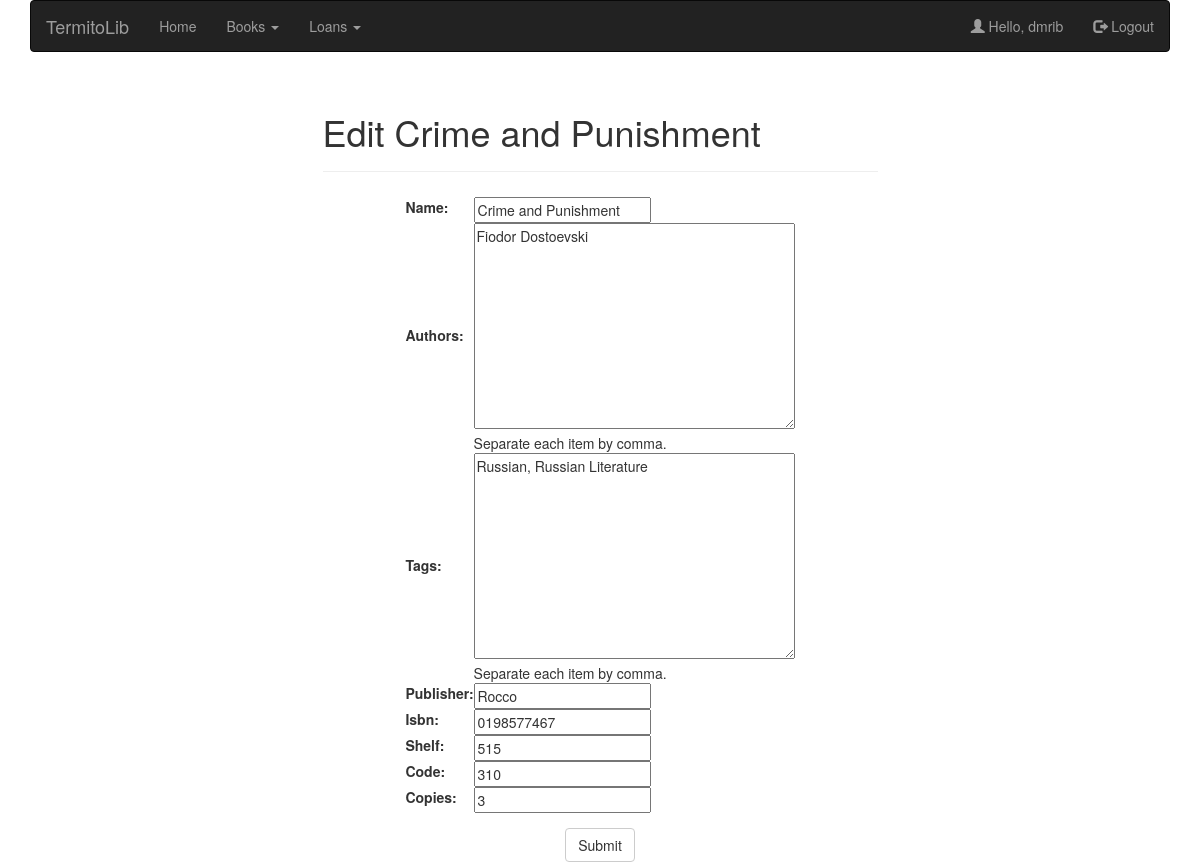
/books/8/update (signed in), run on the app's committed database.
### books/models.py (models this page shows, shortened)
class Book(models.Model):
    registered_by = models.ForeignKey(settings.AUTH_USER_MODEL)
    name = models.CharField(max_length=200, unique=True)
    authors = models.TextField(max_length=500, help_text='Separate each item by comma.')
    tags = models.TextField(help_text='Separate each item by comma.', blank=True, null=True)
    publisher = models.CharField(max_length=200)
    isbn = models.CharField(max_length=200, unique=True)
    shelf = models.CharField(max_length=10)
    code = models.CharField(max_length=10, unique=True)
    copies = models.PositiveIntegerField()
    registered = models.DateTimeField(auto_now_add=True)
    updated = models.DateTimeField(auto_now=True)
    class Meta:
        ordering = ['name', 'code']

### books/views.py (the view, shortened to what this page needs)
# urls.py: url(r'^(?P<pk>[\w-]+)/update$', BookUpdateView.as_view(), name='book-update'),
class BookUpdateView(LoginRequiredMixin, UpdateView):
    model = Book
    context_object_name = 'book'
    template_name = 'books/book_update_form.html'
    fields = ['name', 'authors', 'tags', 'publisher', 'isbn', 'shelf', 'code',
              'copies']

### books/templates/books/book_update_form.html (shortened to what this page needs)
{% extends "layout.html" %}
{% block page_title %}Edit {{ book.name }}{% endblock %}
{% block content %}
{% include 'snippets/form_snippet.html' %}
{% endblock %}

### templates/layout.html (shortened to what this page needs)
<!DOCTYPE html>
<html lang="en">
    <head>
        <link rel="stylesheet" href="https://maxcdn.bootstrapcdn.com/bootstrap/3.3.7/css/bootstrap.min.css">
    </head>
    <body>
        <div class="container">
            <nav class="navbar navbar-inverse">
                <div class="container-fluid">
                    <div class="navbar-header">
                        <a class="navbar-brand" href="{% url 'home' %}">TermitoLib</a>
                    </div>
                    <ul class="nav navbar-nav">
                        <li><a href="{% url 'home' %}">Home</a></li>
                        <li class="dropdown">
                            <a class="dropdown-toggle" data-toggle="dropdown" href="#">Books
                                <span class="caret"></span></a>
                        </li>
                        <li class="dropdown">
                            <a class="dropdown-toggle" data-toggle="dropdown" href="#">Loans
                                <span class="caret"></span></a>
                        </li>
                    </ul>
                    <ul class="nav navbar-nav navbar-right">
                        {% if user.is_authenticated %}
                        <li><a href="{% url 'home' %}"><span class="glyphicon glyphicon-user"></span> Hello, {{ user.username }}</a></li>
                        <li><a href="{% url 'logout' %}"><span class="glyphicon glyphicon-log-out"></span> Logout</a></li>
                        {% else %}
                        <li><a href="{% url 'users:signup' %}"><span class="glyphicon glyphicon-user"></span> Sign Up</a></li>
                        <li><a href="{% url 'login' %}"><span class="glyphicon glyphicon-log-in"></span> Login</a></li>
                        {% endif %}
                    </ul>
                </div>
            </nav>
        </div>
        <div class="container">
            <div class="row">
                <div class="col-sm-3"></div>
                <div class="col-sm-6">
                    <div class="page-header">
                        <h1>{% block page_title %} {% endblock %}</h1>
                    </div>
                    {% block content %}{% endblock %}
                </div>
                <div class="col-sm-3"></div>
            </div>
        </div>
    </body>
</html>

### templates/snippets/form_snippet.html (shortened to what this page needs)
<form class='text-left' method="post" style="margin-top:25px;"> {% csrf_token %}
    <center>
        <div class="form-group">
            <table>
                {{ form.as_table }}
            </table>
        </div>
        <button type="submit" class="btn btn-default">Submit</button>
    </center>
</form>

### data on the page
Book: name "Crime and Punishment", authors "Fiodor Dostoevski", tags "Russian, Russian Literature", publisher "Rocco", isbn "0198577467", shelf "515", code "310", copies "3"

### other printed values
{{ user.username }} "dmrib"
